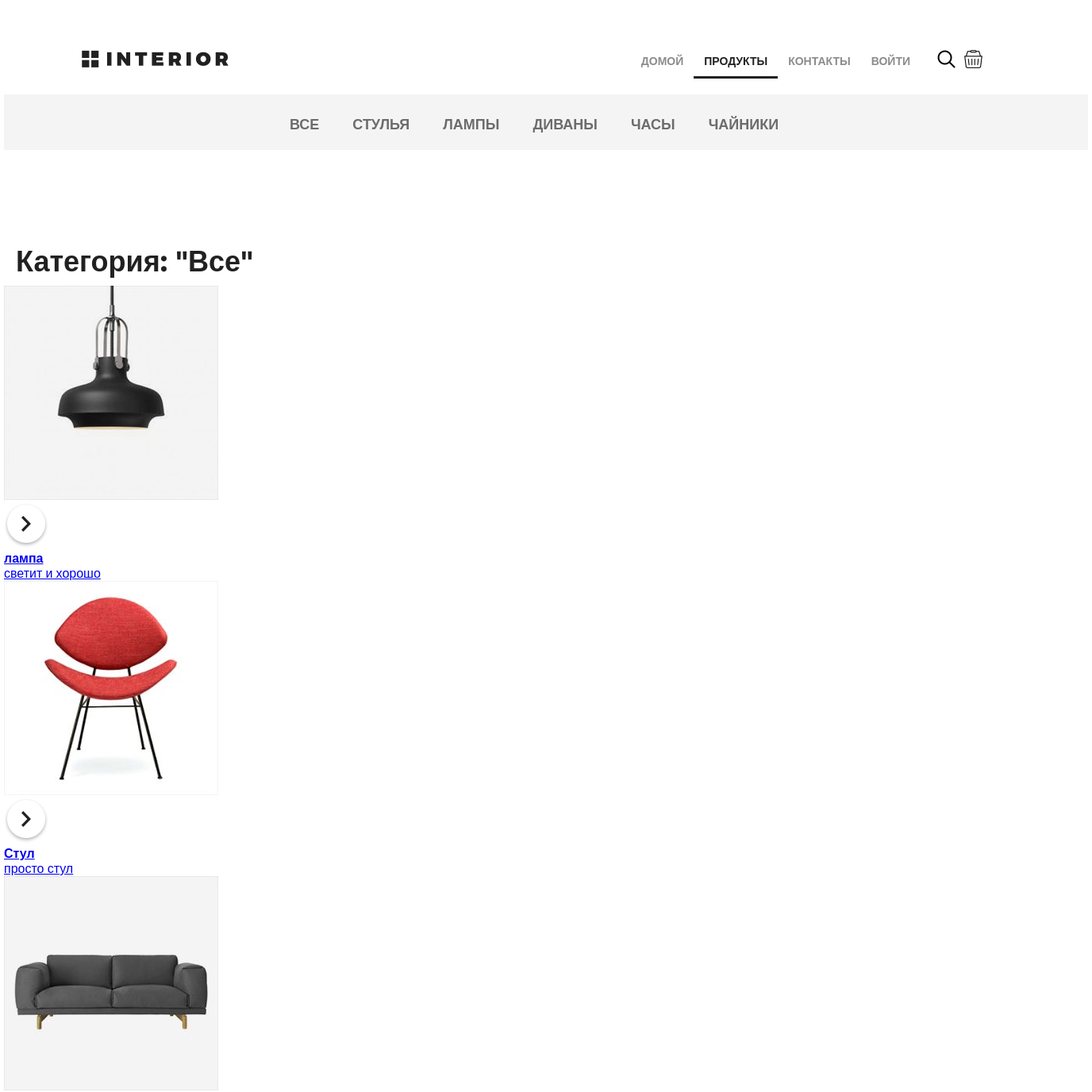
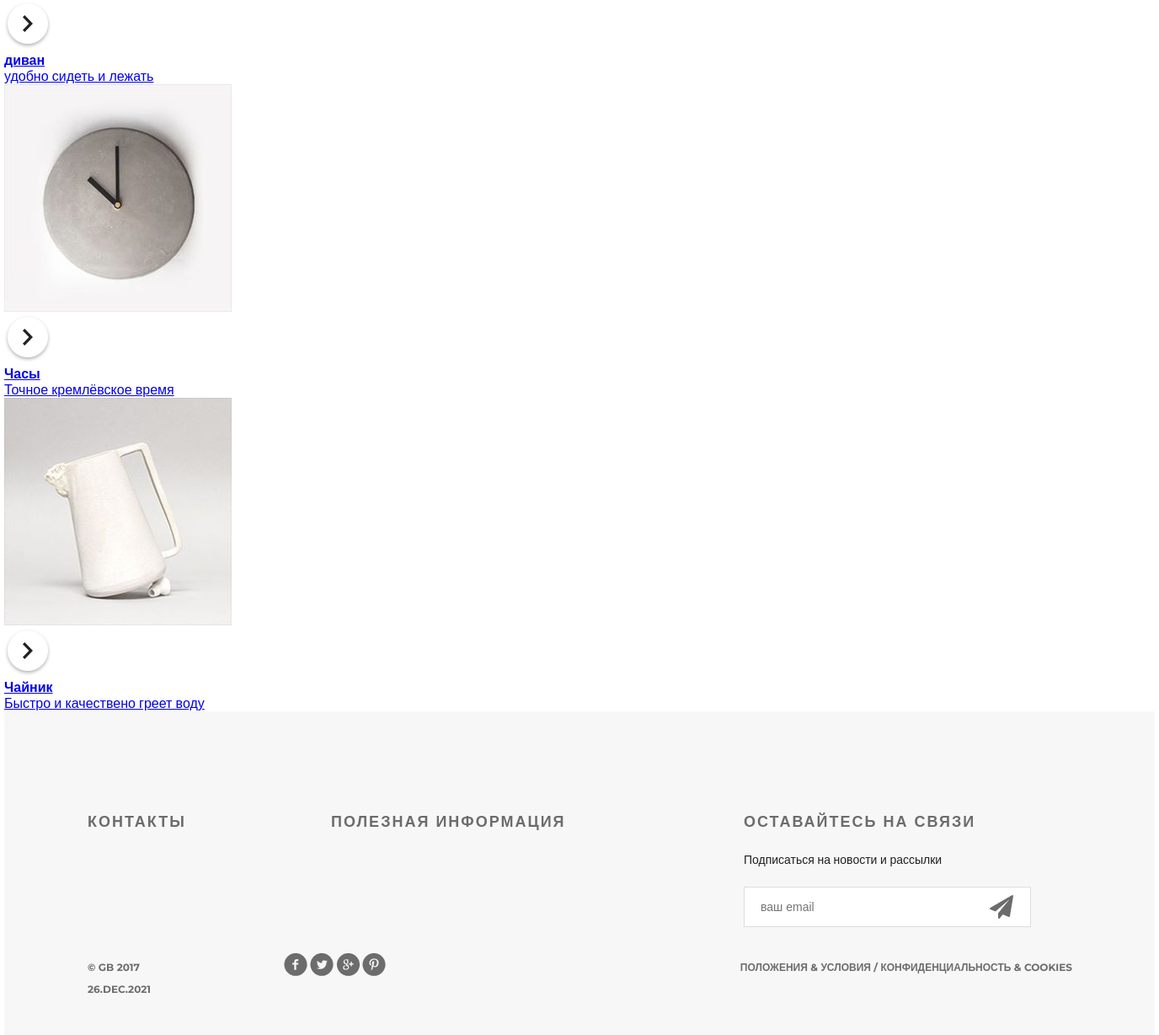
/products/9999/, run on the app's committed database (2 pictures, top to bottom).
### mainapp/models.py (models this page shows, shortened)
class ProductCategory(models.Model):
    name = models.CharField(verbose_name='имя', max_length=64, unique=True)
    description = models.TextField(verbose_name='описание', blank=True)

class Product(models.Model):
    category = models.ForeignKey(
        ProductCategory, on_delete=models.SET_NULL, null=True)
    name = models.CharField(verbose_name='имя продукта', max_length=128)
    image = models.ImageField(upload_to='products_images', blank=True)
    short_desc = models.CharField(
        verbose_name='краткое описание продукта',
        max_length=64,
        blank=True)
    description = models.TextField(
        verbose_name='описание продукта',
        blank=True)
    price = models.DecimalField(
        verbose_name='цена продукта',
        max_digits=8,
        decimal_places=2,
        default=0)
    quantity = models.PositiveIntegerField(
        verbose_name='количество продукта',
        default=0)

### mainapp/views.py (the view)
# urls.py: path('products/', mainapp_views.products, name='products'),
def products(request, pk=None):
    basket = []
    if request.user.is_authenticated:
        basket = Basket.objects.filter(user=request.user)
    category_all_products = {'name': 'все', 'id': 9999}
    categories = [category_all_products,
                  *ProductCategory.objects.all()]
    all_products = Product.objects.all()
    selected_category = ProductCategory.objects.filter(id=pk)
    products = Product.objects.all()
    if pk:
        if pk == 9999:
            selected_category = category_all_products
            products = Product.objects.all()
        else:
            products = Product.objects.filter(category_id=pk)
            selected_category = get_object_or_404(ProductCategory, id=pk)
    content = {
        'title': 'Продукты',
        'main_menu': main_menu,
        'product_categories': categories,
        'products': products,
        'selected_category': selected_category,
        'same_products': all_products[:3],
        'basket': basket,
    }
    if pk:
        return render(request, 'mainapp/category.html', content)
    return render(request, 'mainapp/products.html', content)

### mainapp/templates/mainapp/category.html (shortened to what this page needs)
{% extends 'mainapp/base.html' %}
{% load static %}
{% block menu %}
  <div class="hero-white">
    <div class="header clearfix">
      {% include 'mainapp/includes/inc_menu.html' %}
    </div>
  </div>
{% endblock %}
{% block content %}
  <div class="details">
    <div class="links clearfix">
      {% include 'mainapp/includes/inc_categories_menu.html' %}
    </div>
    <div class="products_list">
      <div class="title clearfix">
        <h2>
          Категория: "{{ selected_category.name|title }}"
        </h2>
      </div><br>
      <div class="category-products clearfix">
        {% for product in products %}
          <div class="block">
            <a href="{% url 'basket:add' product.pk %}">
              <img src="/media/{{ product.image }}" alt="product">
              <div class="text">
                <img src="{% static 'img/icon-hover.png' %}" alt="hover">
                  <h4>{{ product.name }}</h4>
                  <p>{{ product.description }}</p>
              </div>
            </a>
          </div>
        {% endfor %}
      </div>
    </div>
  </div>
  <div class="clr"></div>
{% endblock %}

### mainapp/templates/mainapp/includes/inc_categories_menu.html (shortened to what this page needs)
<ul class="links-menu">
    {% for category in product_categories %}
        <li>
            <a href="{% url 'products' category.id %}"
               class="">
                {{ category.name }}
            </a>
        </li>
    {% endfor %}
</ul>

### static/style.css (style rules this page uses)
* { margin: 0; padding: 0; }
body { font-family: 'Montserrat', sans-serif; }
html, body { height: 100%; }
.clr { height: 384px; }
.clearfix:after { content: ""; display: block; clear: both; }
.title { height: 152px; margin-right: 15px; }
.title h2 { float: left; margin-top: 118px; color: #212121; font-size: 36px; font-weight: 700; text-align: left; margin-left: 15px; }
.hero-white { background-color: #fff; height: 119px; padding-left: 98px; padding-right: 211px; position: relative; }
.links { height: 70px; background-color: #f4f4f4; position: relative; padding-left: 360px; }
.links-menu { margin: 27px auto 0px; position: absolute; }
.links-menu li { float: left; list-style-type: none; padding-right: 42px; }
.links-menu li a { text-decoration: none; color: #6c6c6c; font-size: 18px; font-weight: 700; text-transform: uppercase; }

### data on the page
ProductCategory: name "СТУЛЬЯ"
ProductCategory: name "ЛАМПЫ"
ProductCategory: name "ДИВАНЫ"
ProductCategory: name "ЧАСЫ"
ProductCategory: name "ЧАЙНИКИ"
Product: image (picture), name "лампа", description "светит и хорошо"
Product: image (picture), name "Стул", description "просто стул"
Product: image (picture), name "диван", description "удобно сидеть и лежать"
Product: image (picture), name "Часы", description "Точное кремлёвское время"
Product: image (picture), name "Чайник", description "Быстро и качествено греет воду"

### other printed values
{{ link.name }} "ДОМОЙ" "ПРОДУКТЫ" "КОНТАКТЫ"
{{ category.name }} "ВСЕ"
{{ selected_category.name|title }} "Все"
